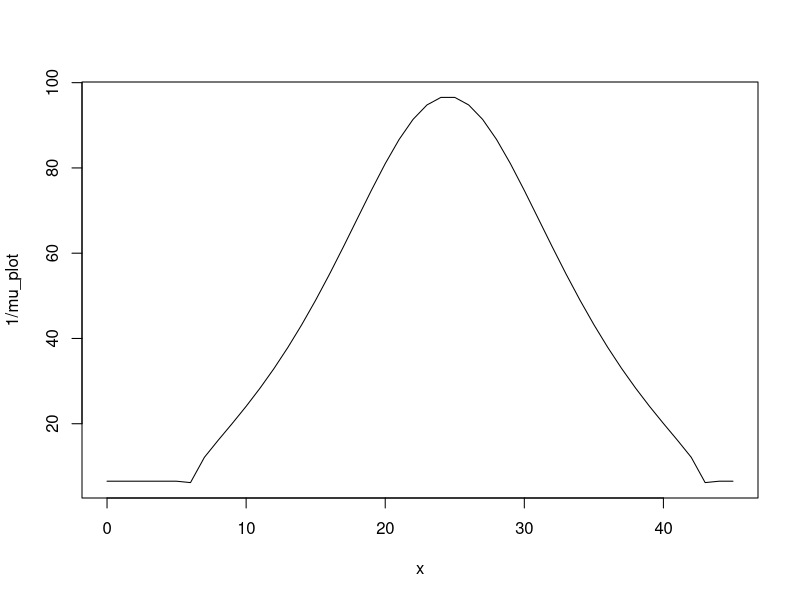
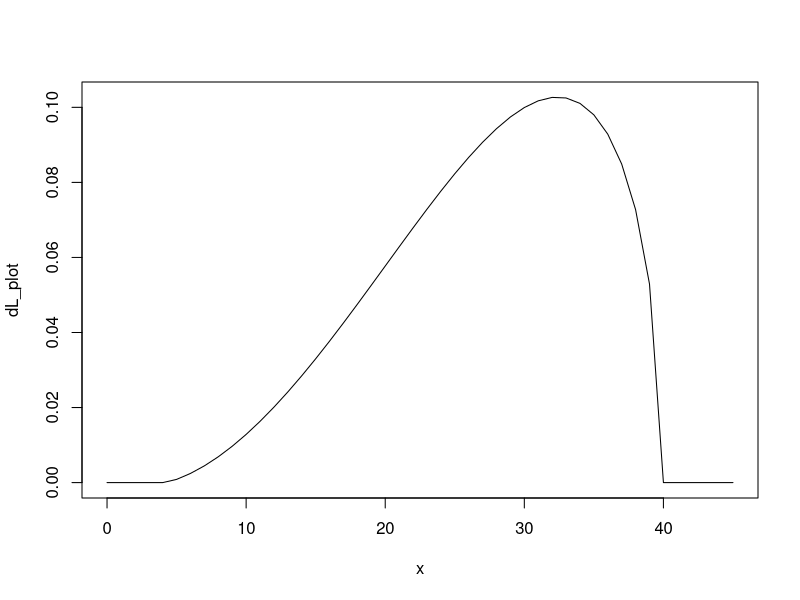
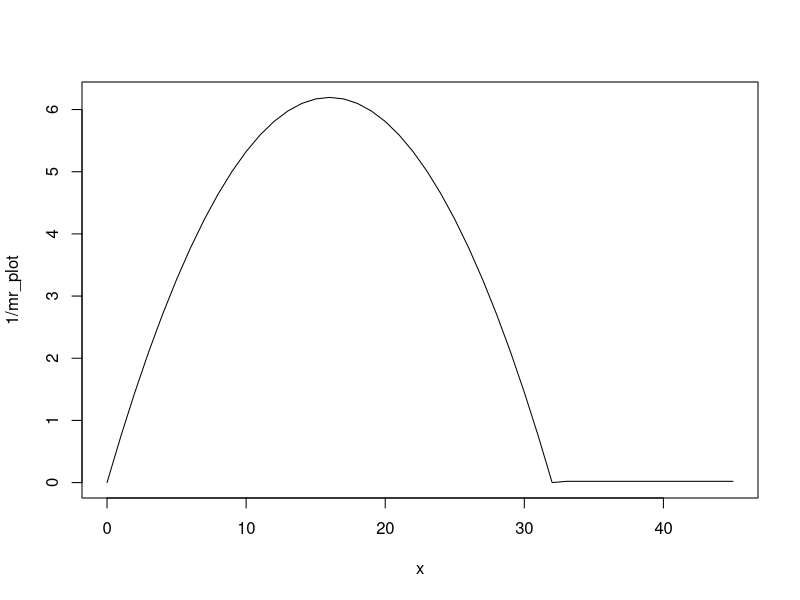
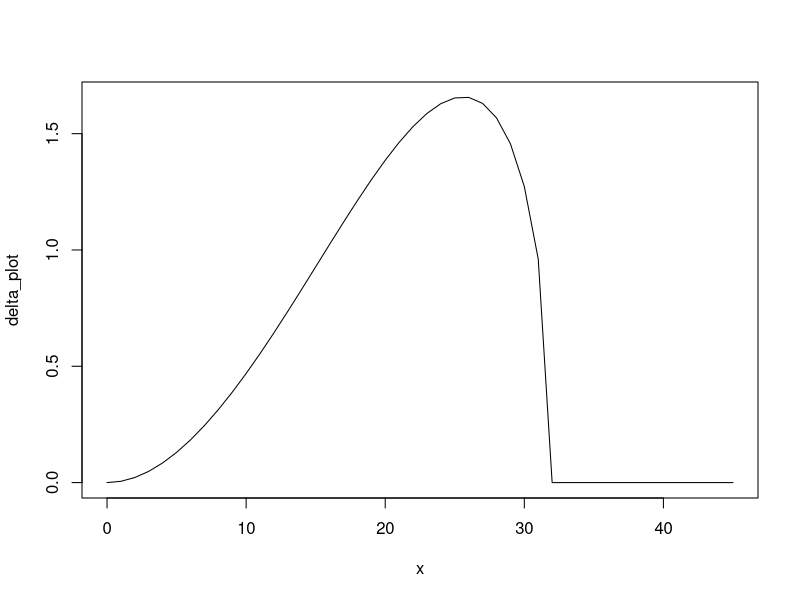
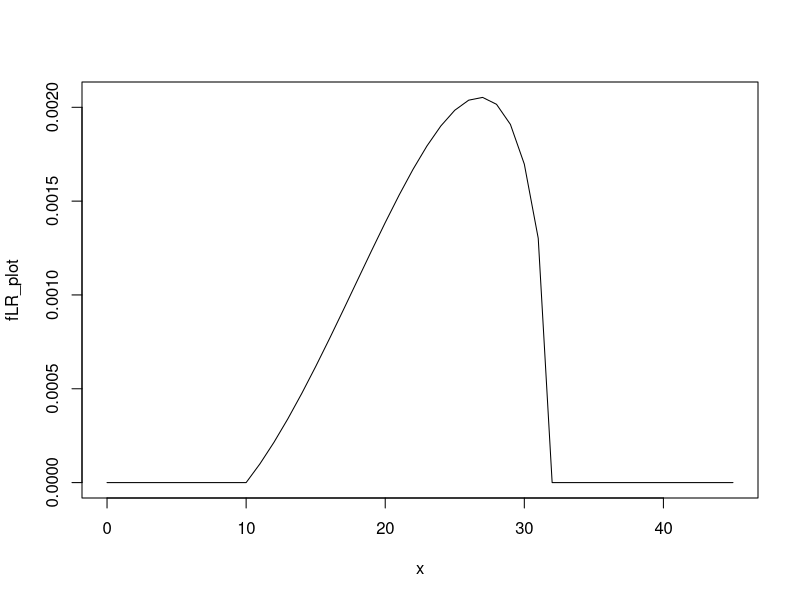

These figures' R source, in order:
# writes functional responses used in tree hole model

# density-dependent mortality
dd_mu = function(mu_L, K_L, x1, x2) mu_L*x1*(1 + (x1 + x2)/K_L)

# density-dependent cell division
dd_div = function(delta, K_R, R) delta*R*(1-R/K_R)

# temperature-dependent functions
briere = function(x, c, T0, Tm){
  if((x < T0) | (x > Tm))
    0.0
  else
    c*x*(x-T0)*sqrt(Tm-x)
}

quadratic = function(x, c, T0, Tm, offset = 0.0){
  if((x < T0) | (x > Tm))
    offset
  else
    c*(x-T0)*(x-Tm)
}

inverted_quadratic = function(x, c, T0, Tm, offset = 0.33){
  if((x < T0) | (x > Tm))
    offset
  else
    1.0/(c*(x-T0)*(x-Tm))
}

truncated_linear = function(x, m, z, trunc.temp, trunc.val){
  if(x < trunc.temp)
    trunc.val
  else if (x > z/m)
    0.0
  else 
    -m*x+z
}

# trait thermal response functions
# using parameter values fitted to Cx. tarsalis

# larval mortality (mu_L)
mu_L = function(temp){
  -log(quadratic(temp, -2.12e-03, 5.9, 43.1, offset = 0.01))/30
}

x = c(0:45)
mu_plot = c()
for (i in 1:length(x)) mu_plot[i] = mu_L(x[i])
plot(x, 1/mu_plot, type = "l")

# larval development rate (d_L)
d_L = function(temp){
  briere(temp, 4.12e-05, 4.3, 39.9)
}

x = c(0:45)
dL_plot = c()
for (i in 1:length(x)) dL_plot[i] = d_L(x[i])
plot(x, dL_plot, type = "l")

# trophont mortality rate (mu_R) and theront mortality rate (mu_H)
# this one is totally made up, for now
mu_R = function(temp){
  inverted_quadratic(temp, -2.42e-01, 0, 32, offset = 5)*10
}

mu_H = function(temp){
  inverted_quadratic(temp, -2.42e-01, 0, 32, offset = 5)*10
}

x = c(0:45)
mr_plot = c()
for (i in 1:length(x)) mr_plot[i] = mu_R(x[i])
plot(x, 1/mr_plot, type = "l")

# cell division rate (delta)
# this one is totally made up too
delta = function(temp){
  briere(temp, 1e-03, 0, 32)
}

x = c(0:45)
delta_plot = c()
for (i in 1:length(x)) delta_plot[i] = delta(x[i])
plot(x, delta_plot, type = "l")

# consumption rate of trophonts by larvae (f_LR)
# totally made up function
f_LR = function(temp){
  briere(temp, 2e-06, 10, 32)
}

x = c(0:45)
fLR_plot = c()
for (i in 1:length(x)) fLR_plot[i] = f_LR(x[i])
plot(x, fLR_plot, type = "l")
